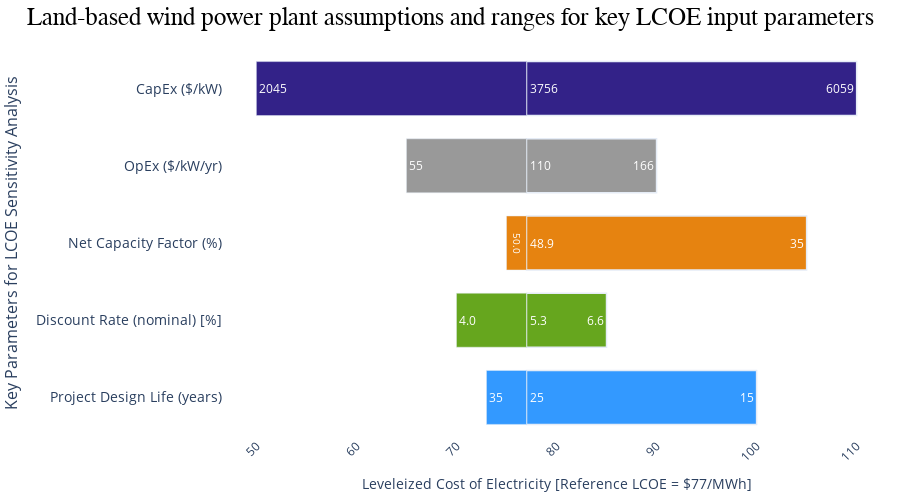

The cell this chart's notebook holds for it:
### Markdown cell above
<br/><br/>
# <center>Figure ES6.  Fixed-bottom offshore wind power plant assumption and ranges for key LCOE input parameters

### Code cell
# Tornado chart template obtained from 
# https://python.plainenglish.io/how-to-create-a-beautify-tornado-chart-in-python-plotly-6c0519e185b4

import numpy as np
import pandas as pd
import matplotlib.pyplot as plt
import plotly.graph_objects as go
%matplotlib inline

lcoe = 77    # $/MWh
y_labels = ['Project Design Life (years)',
         'Discount Rate (nominal) [%]',
         'Net Capacity Factor (%)',
         'OpEx ($/kW/yr)',
         'CapEx ($/kW)']


upper_capex = 110
upper_opex = 90
upper_net_cf = 105
upper_discount_rate = 85
upper_project_design_life = 100
upper_bound = [upper_project_design_life, 
               upper_discount_rate, 
               upper_net_cf,
               upper_opex,
               upper_capex]

# Values to go into bar labels
upper_capex_label = 6059
upper_opex_label = 166
upper_net_cf_label = 35
upper_discount_rate_label = 6.61
upper_project_design_life_label = 15
upper_bound_label = [upper_project_design_life_label, 
                    upper_discount_rate_label, 
                    upper_net_cf_label,
                    upper_opex_label,
                    upper_capex_label]

# ajdust for lcoe 
upper_bound_lcoe_adjustment = [x - lcoe for x in upper_bound]

lower_capex = lcoe - 50
lower_opex = lcoe - 65
lower_net_cf = lcoe - 75
lower_discount_rate = lcoe - 70
lower_project_design_life = lcoe - 73
lower_bound = [lower_project_design_life, 
               lower_discount_rate, 
               lower_net_cf,
               lower_opex,
               lower_capex]

# Values to go into bar labels
lower_capex_label = 2045
lower_opex_label = 55
lower_net_cf_label = 50.0
lower_discount_rate_label = 3.97
lower_project_design_life_label = 35
lower_bound_label = [lower_project_design_life_label, 
                    lower_discount_rate_label, 
                    lower_net_cf_label,
                    lower_opex_label,
                    lower_capex_label]

# Values for reference case
base_capex = 0.001
base_opex = 0.001
base_net_cf = 0.001
base_discount_rate = 0.001
base_project_design_life = 0.001
base_bound = [base_project_design_life, 
               base_discount_rate, 
               base_net_cf,
               base_opex,
               base_capex]

# Values to go into bar labels (reference)
base_capex_label = 3756
base_opex_label = 110
base_net_cf_label = 48.9
base_discount_rate_label = 5.29
base_project_design_life_label = 25
base_bound_label = [base_project_design_life_label, 
                    base_discount_rate_label, 
                    base_net_cf_label,
                    base_opex_label,
                    base_capex_label]

#convert lower_bound to negative values
def Convert(lst):
    return [ -i for i in lst ]

negative_lower_bound = Convert(lower_bound)
# ajdust for lcoe 
negative_lower_bound_lcoe_adjustment = [x + lcoe for x in negative_lower_bound]

fig = go.Figure()



customscale=["rgb(51,153,255)",
            "rgb(102, 166, 30)",
            "rgb(230, 131, 16)", 
            "rgb(153, 153, 153)",
            "rgb(51, 34, 136)"]
z = customscale

fig.add_trace(go.Bar(y=y_labels, x=upper_bound_lcoe_adjustment,
                base=lcoe,
                marker=dict(color = z, colorscale=customscale),
                orientation='h',
                marker_line_width=1.5,
                text = [round(elem, 1) for elem in upper_bound_label],
                textposition='auto',
                textfont=dict(color="white")
                    ))

fig.add_trace(go.Bar(y=y_labels, x=base_bound,
                base= lcoe,
                marker=dict(color = z, colorscale=customscale),
                orientation='h',
                text = [round(elem, 1) for elem in base_bound_label],
                textposition='auto',
                textfont=dict(color="white")
              ))

fig.add_trace(go.Bar(y=y_labels, x=negative_lower_bound,
                base= lcoe,
                marker=dict(color = z, colorscale=customscale),
                orientation='h',
                text = [round(elem, 1) for elem in lower_bound_label],
                textposition='inside',
                textfont=dict(color="white")
              ))

fig.update_layout(height=500,
                  margin=dict(t=50,l=10,b=10,r=10),title_text="Land-based wind power plant assumptions and ranges for key LCOE input parameters",
                  title_font_family="sans-serif",
                  title_font_size = 25,
                  title_font_color="black",
                  title_x=0.5 #to adjust the position along x-axis of the title
                 )

fig.update_layout(
                  barmode='overlay', 
                  xaxis_tickangle=-45, 
                  xaxis=dict(
                      title="Leveleized Cost of Electricity [Reference LCOE = $" + str(lcoe) +  "/MWh]"),
                  yaxis=dict(
                             title='Key Parameters for LCOE Sensitivity Analysis', 
                             titlefont_size=16, 
                             tickfont_size=14),
                  bargap=0.30, 
                  paper_bgcolor='white',
                  plot_bgcolor='white',
                 )
fig.update(layout_showlegend=False)
# fig.savefig(path + 'fig_es6.eps', format='eps', dpi=1000)
fig.write_image(path + 'fig_es6.eps', scale=1, width=1000, height=800)
fig.show()

### Figure 1 — Plotly figure (JSON) as saved in the notebook; plotly's stock layout.template omitted (floating-point values rounded to 4 significant figures)
{"data": [{"base": 77, "marker": {"color": ["rgb(51,153,255)", "rgb(102, 166, 30)", "rgb(230, 131, 16)", "rgb(153, 153, 153)", "rgb(51, 34, 136)"], "colorscale": [[0, "rgb(51,153,255)"], [0.25, "rgb(102, 166, 30)"], [0.5, "rgb(230, 131, 16)"], [0.75, "rgb(153, 153, 153)"], [1, "rgb(51, 34, 136)"]], "line": {"width": 1.5}}, "orientation": "h", "text": ["15", "6.6", "35", "166", "6059"], "textfont": {"color": "white"}, "textposition": "auto", "type": "bar", "x": [23, 8, 28, 13, 33], "y": ["Project Design Life (years)", "Discount Rate (nominal) [%]", "Net Capacity Factor (%)", "OpEx ($/kW/yr)", "CapEx ($/kW)"]}, {"base": 77, "marker": {"color": ["rgb(51,153,255)", "rgb(102, 166, 30)", "rgb(230, 131, 16)", "rgb(153, 153, 153)", "rgb(51, 34, 136)"], "colorscale": [[0, "rgb(51,153,255)"], [0.25, "rgb(102, 166, 30)"], [0.5, "rgb(230, 131, 16)"], [0.75, "rgb(153, 153, 153)"], [1, "rgb(51, 34, 136)"]]}, "orientation": "h", "text": ["25", "5.3", "48.9", "110", "3756"], "textfont": {"color": "white"}, "textposition": "auto", "type": "bar", "x": [0.001, 0.001, 0.001, 0.001, 0.001], "y": ["Project Design Life (years)", "Discount Rate (nominal) [%]", "Net Capacity Factor (%)", "OpEx ($/kW/yr)", "CapEx ($/kW)"]}, {"base": 77, "marker": {"color": ["rgb(51,153,255)", "rgb(102, 166, 30)", "rgb(230, 131, 16)", "rgb(153, 153, 153)", "rgb(51, 34, 136)"], "colorscale": [[0, "rgb(51,153,255)"], [0.25, "rgb(102, 166, 30)"], [0.5, "rgb(230, 131, 16)"], [0.75, "rgb(153, 153, 153)"], [1, "rgb(51, 34, 136)"]]}, "orientation": "h", "text": ["35", "4.0", "50.0", "55", "2045"], "textfont": {"color": "white"}, "textposition": "inside", "type": "bar", "x": [-4, -7, -2, -12, -27], "y": ["Project Design Life (years)", "Discount Rate (nominal) [%]", "Net Capacity Factor (%)", "OpEx ($/kW/yr)", "CapEx ($/kW)"]}], "layout": {"bargap": 0.3, "barmode": "overlay", "height": 500, "margin": {"b": 10, "l": 10, "r": 10, "t": 50}, "paper_bgcolor": "white", "plot_bgcolor": "white", "showlegend": false, "title": {"font": {"color": "black", "family": "sans-serif", "size": 25}, "text": "Land-based wind power plant assumptions and ranges for key LCOE input parameters", "x": 0.5}, "xaxis": {"tickangle": -45, "title": {"text": "Leveleized Cost of Electricity [Reference LCOE = $77/MWh]"}}, "yaxis": {"tickfont": {"size": 14}, "title": {"font": {"size": 16}, "text": "Key Parameters for LCOE Sensitivity Analysis"}}}}
